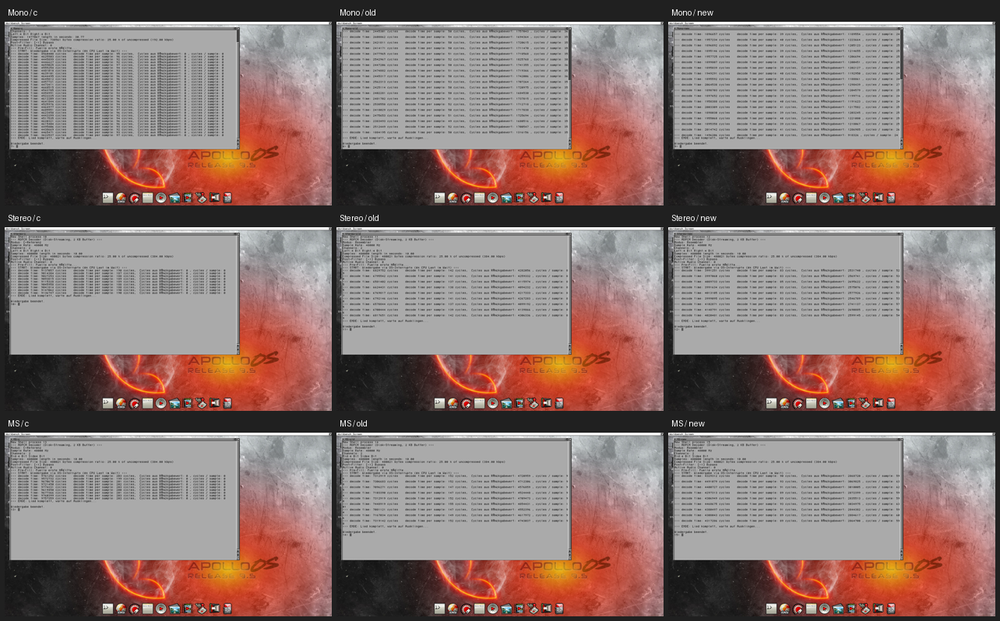
#> input picture Projects/ADPCM_Decoder/tests/audio-compare.png, 1000 x 621 px, shrunk from 1284 x 798 before the run
$ python -i crash_check.py   (imports and definitions only)
#> lines starting #> are read from the running program, lines starting #| are printed output that depends on the picture
#!/usr/bin/env python3
"""Run a binary under ASH and classify crash mode.

Modes:
  NO_CRASH          ASH returned normally
  REBOOT            V4 became unreachable and came back
  CRASH_REQUESTER   V4 alive, screenshot captured
  V4_DOWN           V4 did not come back
"""
from __future__ import annotations
import argparse, json, subprocess, sys, time
from datetime import datetime
from pathlib import Path
from PIL import Image
import struct, io

sys.path.insert(0, str(Path(__file__).parent))
from auto_opt import (BASE, PROJ, TESTS, ACP, ASH, IP, acp_upload, acp_download, ash_run, win_path)

# [14 lines left out: functions alive, wait_alive, not called in this run]

def bmp_to_png(src: Path, dst: Path) -> None:
    raw = bytearray(src.read_bytes())
    w, h = struct.unpack_from('<ii', raw, 18)
    bpp = struct.unpack_from('<H', raw, 28)[0]
    if bpp == 24:
        struct.pack_into('<I', raw, 34, w * h * 3)
    img = Image.open(io.BytesIO(raw)).convert('RGB')
    r,g,b = img.split()
    img = Image.merge('RGB',(b,g,r))
    img.save(dst)

# [111 lines left out: functions screenshot, canary_exists, run_case, run_command, main, not called in this run]

# [2 lines not run here, left out]

>>> import cv2
>>> picture = cv2.imread('audio-compare.png', cv2.IMREAD_GRAYSCALE)
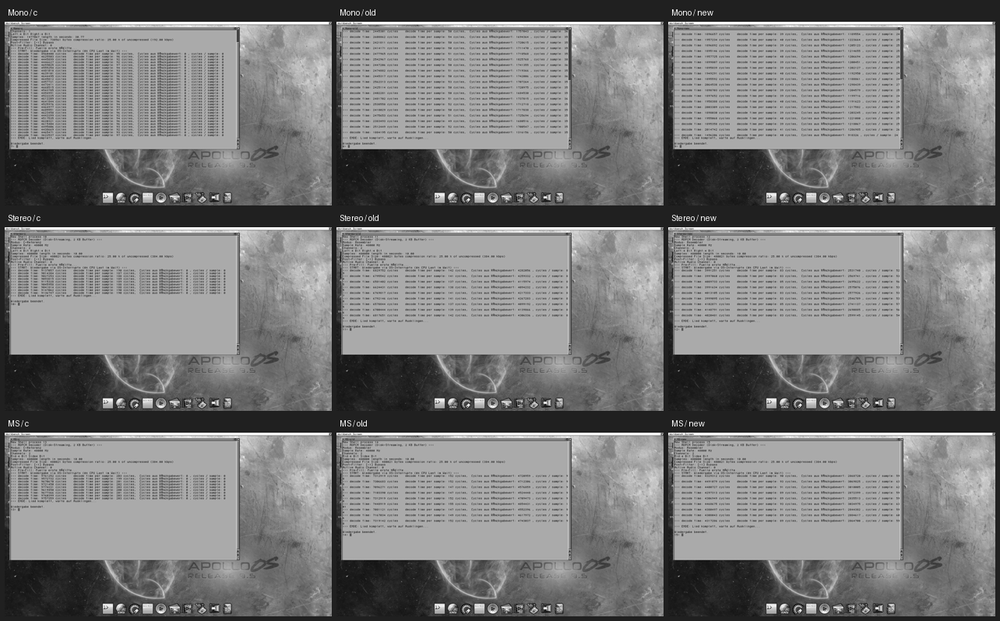
#> picture: shape (621, 1000); min 0, max 255, mean 121.9
>>> result = bmp_to_png(picture, 'out.png')
#> (the run stopped early here; a loop or call above may not have finished)
